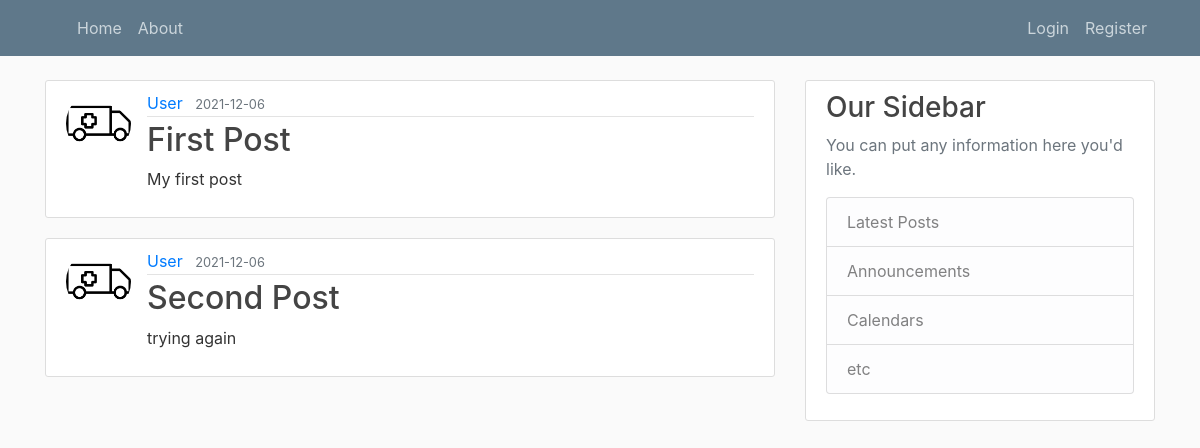
Page /home on the earlier database version.
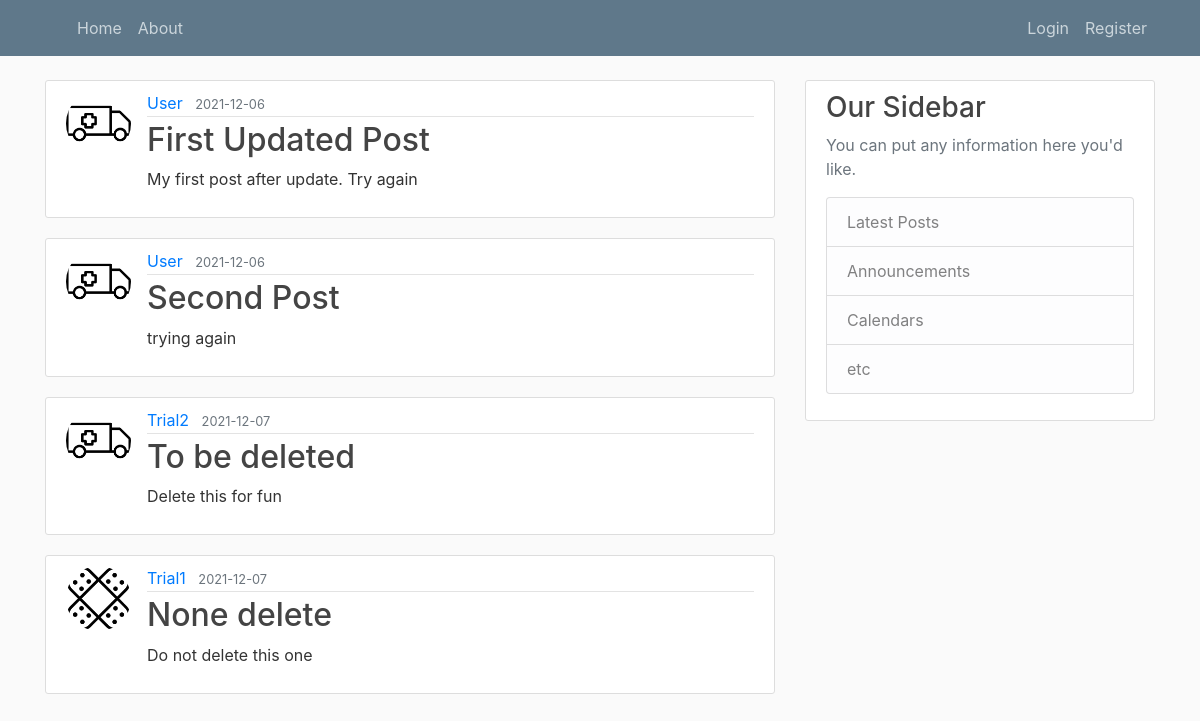
Same page on the later database version.
### blog/models.py (models this page shows, shortened)
class Post(db.Model):
    id = db.Column(db.Integer, primary_key=True)
    title = db.Column(db.String(120), nullable=False)
    content = db.Column(db.Text, nullable=False)
    date_posted = db.Column(db.DateTime, default=datetime.utcnow)
    user_id = db.Column(db.Integer, db.ForeignKey('user.id'), nullable=False)

class User(db.Model, UserMixin):
    id = db.Column(db.Integer, primary_key=True)
    username = db.Column(db.String(20), unique=True, nullable=False)
    email = db.Column(db.String(100), unique=True, nullable=False)
    password = db.Column(db.String(60), nullable=False)
    image_file = db.Column(db.String(20), nullable=False, default='default.png')
    posts = db.relationship('Post', backref='author', lazy=True)

### blog/routes.py (the view)
@app.route('/')
@app.route('/home')
def home():
    posts = Post.query.all()
    return render_template('home.html', title='Home Page', posts=posts)

### blog/Templates/home.html
{% extends "layout.html" %}
{% block content %}
    {% for post in posts %}
        <article class="media content-section">
          <img class="rounded-circle article-img" src="{{url_for('static', filename='profile_pics/' + post.author.image_file)}}">
          <div class="media-body">
            <div class="article-metadata">
              <a class="mr-2" href="{{url_for('account')}}">{{ post.author.username }}</a>
              <small class="text-muted">{{ post.date_posted.strftime("%Y-%m-%d") }}</small>
            </div>
            <h2><a class="article-title" href="{{ url_for('particular_post', post_id=post.id) }}">{{ post.title }}</a></h2>
            <p class="article-content">{{ post.content }}</p>
          </div>
        </article>
    {% endfor %}
{% endblock content %}

### blog/Templates/layout.html (shortened to what this page needs)
<!DOCTYPE HTML>
<HTML>
<HEAD>
    <link rel="stylesheet" href="https://stackpath.bootstrapcdn.com/bootstrap/4.3.1/css/bootstrap.min.css">
    <link rel="stylesheet" type="text/css" href="{{ url_for('static', filename='main.css')}}">
</HEAD>
<BODY>
<header class="site-header">
  <nav class="navbar navbar-expand-md navbar-dark bg-steel fixed-top">
    <div class="container">
      <div class="collapse navbar-collapse" id="navbarToggle">
        <div class="navbar-nav mr-auto">
          <a class="nav-item nav-link" href="{{ url_for('home')}}">Home</a>
          <a class="nav-item nav-link" href="{{ url_for('about')}}">About</a>
        </div>
        <div class="navbar-nav">
          {% if current_user.is_authenticated %}
            <a class="nav-item nav-link" href="{{url_for('logout')}}">Logout</a>
            <a class="nav-item nav-link" href="{{url_for('post')}}">New Post</a>
          {% else %}
            <a class="nav-item nav-link" href="{{url_for('login')}}">Login</a>
            <a class="nav-item nav-link" href="{{url_for('register')}}">Register</a>
          {% endif %}
        </div>
      </div>
    </div>
  </nav>
</header>
<main role="main" class="container">
  <div class="row">
    <div class="col-md-8">
      {% block content %}{% endblock %}
    </div>
    <div class="col-md-4">
      <div class="content-section">
        <h3>Our Sidebar</h3>
        <p class='text-muted'>You can put any information here you'd like.
          <ul class="list-group">
            <li class="list-group-item list-group-item-light">Latest Posts</li>
            <li class="list-group-item list-group-item-light">Announcements</li>
            <li class="list-group-item list-group-item-light">Calendars</li>
            <li class="list-group-item list-group-item-light">etc</li>
          </ul>
        </p>
      </div>
    </div>
  </div>
</main>
</BODY>
</HTML>

### blog/static/main.css (style rules this page uses)
body { background: #fafafa; color: #333333; margin-top: 5rem; }
h1, h2, h3, h4, h5, h6 { color: #444444; }
.bg-steel { background-color: #5f788a; }
.site-header .navbar-nav .nav-link { color: #cbd5db; }
.content-section { background: #ffffff; padding: 10px 20px; border: 1px solid #dddddd; border-radius: 3px; margin-bottom: 20px; }
.article-title { color: #444444; }
.article-content { white-space: pre-line; }
.article-img { height: 65px; width: 65px; margin-right: 16px; }
.article-metadata { padding-bottom: 1px; margin-bottom: 4px; border-bottom: 1px solid #e3e3e3 }

Differences in the rows shown:
changed Post: title "First Post" → "First Updated Post"; content "My first post" → "My first post after update. Try again"
added Post: image_file (placeholder picture), author.username "Trial2", date_posted "2021-12-07", title "To be deleted", content "Delete this for fun"
added Post: image_file (picture), author.username "Trial1", date_posted "2021-12-07", title "None delete", content "Do not delete this one"
